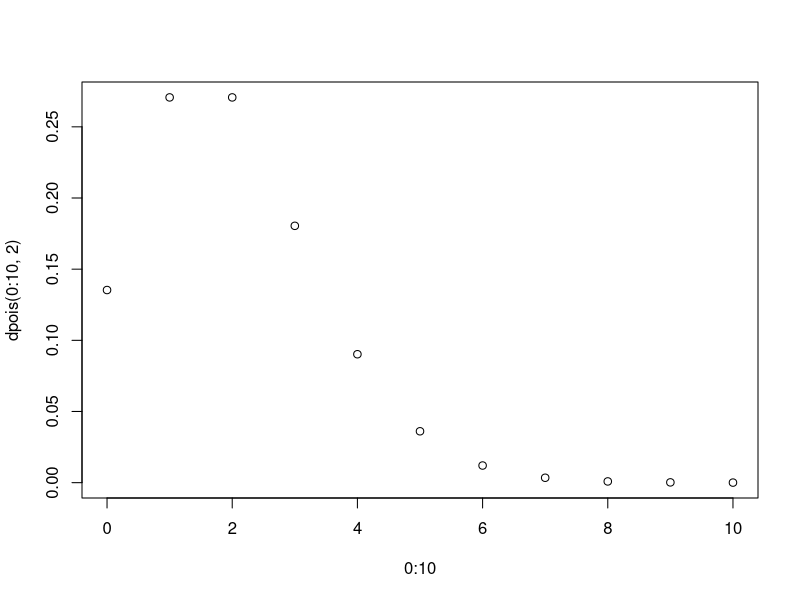

Reproduce this figure in R.
## ---- chunk 1

## ---- chunk 2
1:10
## ---- chunk 3
plot(0:10,dpois(0:10,2))
